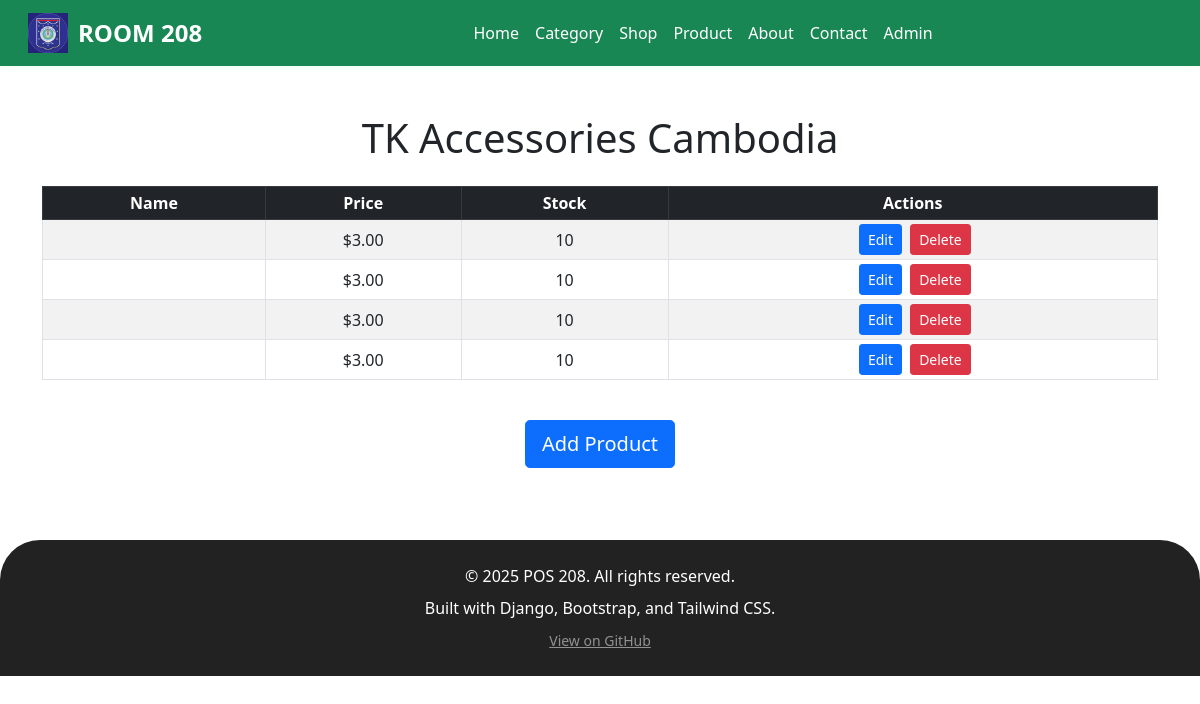
Page /product/ on the earlier database version.
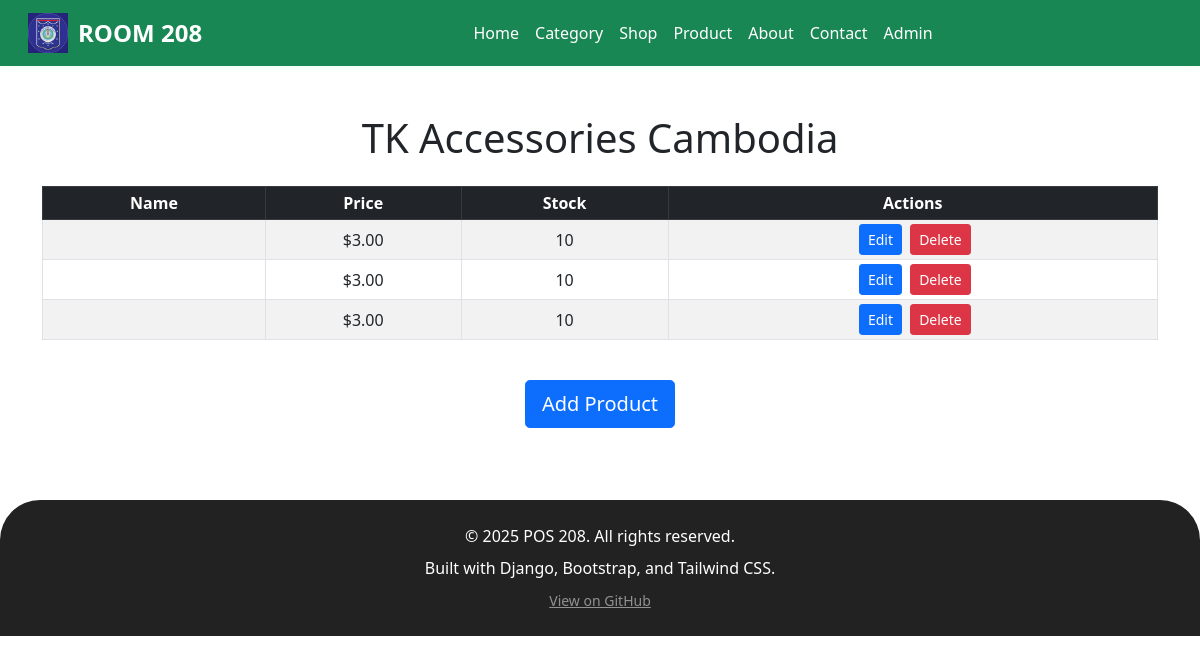
Same page on the later database version.
### my_web_app/models.py (models this page shows, shortened)
class Product(models.Model):
    name = models.CharField(max_length=100)
    price = models.DecimalField(max_digits=10, decimal_places=2)
    stock = models.PositiveIntegerField()
    image = models.ImageField(upload_to='product_images/', blank=True, null=True)

### my_web_app/views.py (the view)
# urls.py: path('product/', views.product, name='product'),
def product(request):
    products = Product.objects.all().order_by('id')
    for p in products:
        if p.image:
            image_path = os.path.join(settings.MEDIA_ROOT, str(p.image))
            if not os.path.isfile(image_path):
                p.image = None
        if not p.image and p.images.exists():
            p.fallback_image_url = p.images.first().image_url
        else:
            p.fallback_image_url = None
    products = list(products)
    return render(request, 'product.html', {'products': products})

### my_web_app/templates/product.html (shortened to what this page needs)
{% extends 'base.html' %}
{% load static %}
{% block content %}
<link rel="stylesheet" href="{% static 'css/bootstrap.rtl.min.css' %}">
<h1 class="text-center my-4">TK Accessories Cambodia</h1>
<div class="table-responsive">
    <table class="table table-bordered table-hover table-striped table-sm align-middle text-center">
        <thead class="table-dark">
            <tr>
                <th>Name</th>
                <th>Price</th>
                <th>Stock</th>
                <th>Actions</th>
            </tr>
        </thead>
        <tbody>
            {% if products %}
            {% for product in products %}
            <tr>
                <td>{{ product.name }}</td>
                <td>${{ product.price }}</td>
                <td>{{ product.stock }}</td>
                <td>
                    <a class="btn btn-sm btn-primary me-1" href="#"
                        onclick="showPasswordPrompt('{% url 'edit_product' product.id %}', 'edit')">Edit</a>
                    <a class="btn btn-sm btn-danger" href="#"
                        onclick="showPasswordPrompt('{% url 'delete_product' product.id %}', 'delete')">Delete</a>
                </td>
            </tr>
            {% endfor %}
            {% else %}
            <tr>
                <td colspan="4" class="text-center">No product data available.</td>
            </tr>
            {% endif %}
        </tbody>
    </table>
</div>
<div class="text-center mt-4">
    <a href="{% url 'add_product' %}" class="btn btn-primary btn-lg"
        onclick="showPasswordPrompt('{% url 'add_product' %}', 'add')">Add Product</a>
</div>
{% endblock content %}

Differences in the rows shown:
removed Product: price "3.00", stock "10"
